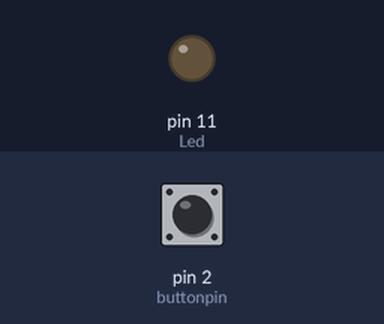
The sketch below on a simulated Arduino Mega 2560, built with avr-gcc and run on an emulated ATmega2560. Parts: output pins drawn as LEDs (lit = HIGH). Inputs (shaded band) come from the test bench; at power-on: pin 2 (buttonpin) LOW. What the sketch prints to the serial monitor is not drawn.

Above: at 1.2 s.
1.3 s: pin 2 (buttonpin) pulled HIGH for 0.15 s
At 1.38 s:
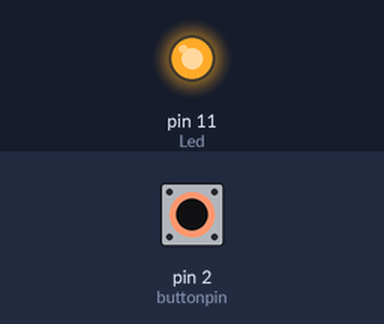
2.9 s: pin 2 (buttonpin) pulled HIGH for 3.2 s
At 7.4 s:
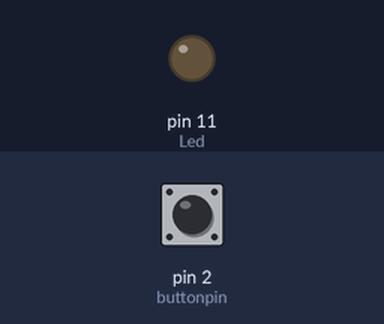
Timing chart, 0 to 8.9 s (numbered marks = the images above; inputs shaded):
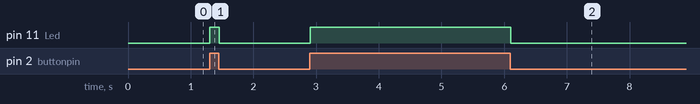

Measured:
- after the input at 1.3 s, pin 11 (Led): LOW → HIGH at once, → LOW 0.15 s later
- after the input at 2.9 s, pin 11 (Led): LOW → HIGH at once, → LOW 3.2 s later

The sketch:

analog_signal_output.ino
```cpp
int Led = 11 ;// define LED Interface
int buttonpin = 2; // define D0 Sensor Interface
int val = 0;// define numeric variables val

void setup ()
{
  pinMode (Led, OUTPUT) ;// define LED as output interface
  pinMode (buttonpin, INPUT) ;// Ausgangsschnittstelle D0 ist unser definierter Sensor
  Serial.begin(9600);
}

void loop ()
{
  val = digitalRead(buttonpin);// Digitale Schnittstelle wird ein Wert von Pin 3 zugeordnet, um "val" zu lesen
  Serial.println(val);
  if (val == HIGH) // Wenn der Sensor ein Signal erkennt, blinkt die LED
  {
    digitalWrite (Led, HIGH);
  }
  else
  {
    digitalWrite (Led, LOW);
  }
}
```
